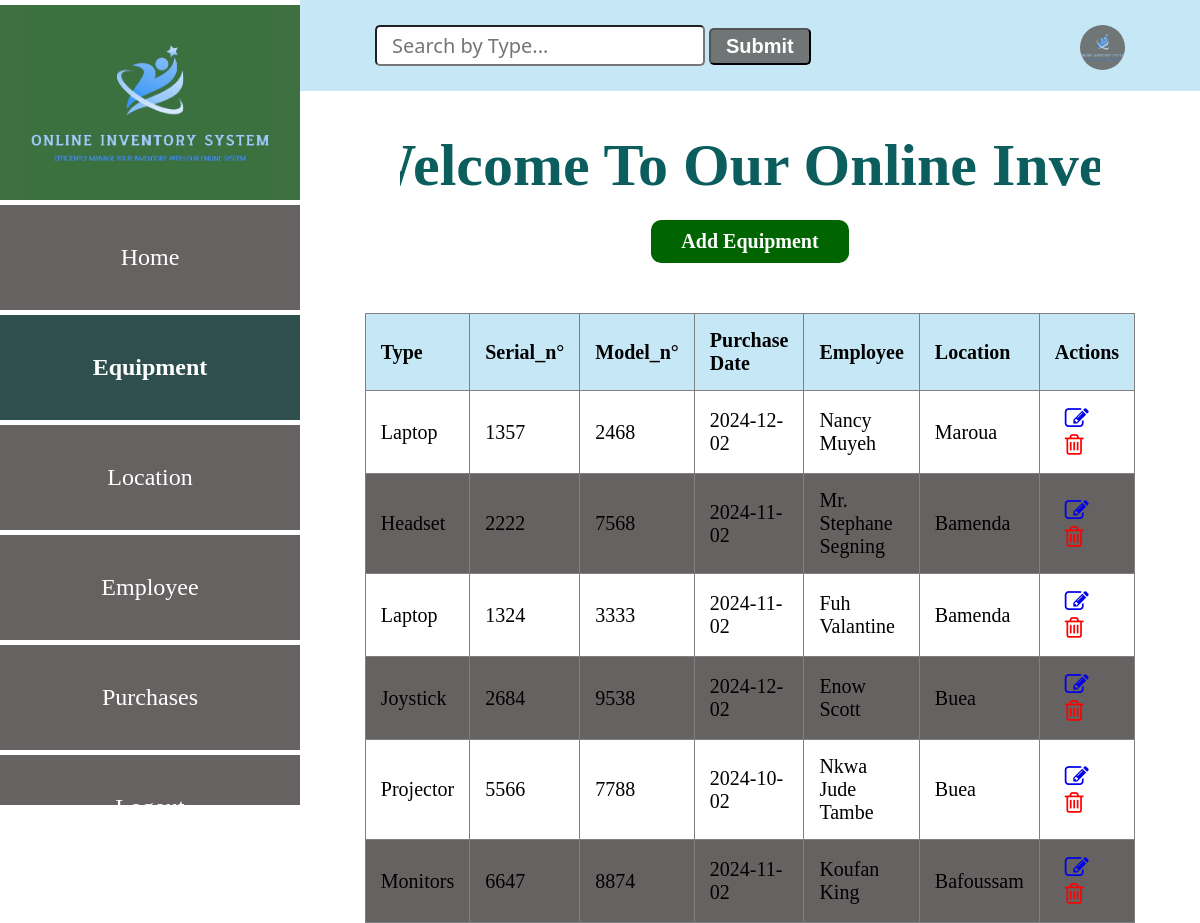
Screenshot of /equipment with the database file from the repository.
### app.py (models this page shows, shortened)
class Equipment(db.Model):
    __tablename__="equipment"
    barcode_number=db.Column(db.Integer, primary_key=True)
    type=db.Column(db.String(20))
    serial_number=db.Column(db.Integer)
    model_number=db.Column(db.Integer)
    purchase_date=db.Column(db.Integer, db.ForeignKey('purchases.id'))
    employee=db.Column(db.Integer, db.ForeignKey('employees.id'))
    location=db.Column(db.Integer, db.ForeignKey('locations.id'))
    purchase_rel=db.relationship('Purchase', backref='equipment_purchase')
    employee_rel=db.relationship('Employee', backref='equipment_employee')
    location_rel=db.relationship('Location', backref='equipment_location')

### app.py (the view)
@app.route('/equipment')
def equipment_index():
    equipment = Equipment.query.all()
    return render_template('equipmentList.html', equipment = equipment)

### app.py (called while the page is built)
@app.before_request
def create_table():
    db.create_all()

### templates/equipmentList.html (shortened to what this page needs)
<!DOCTYPE html>
<html lang="en">
<head>
    <link
    rel="stylesheet"
    href="{{ url_for('static', filename='main.css') }}"
    />
    <link rel="stylesheet" href="https://cdnjs.cloudflare.com/ajax/libs/font-awesome/4.7.0/css/font-awesome.min.css">
</head>
<body>
    <div class="header">
        <input type="search" id="query" name="search" placeholder="Search by Type...">
        <button id="search-button">Submit</button>
        <a href="#"><img src="{{ url_for('static', filename='logo.png') }}" alt=""></a>
    </div>
    <section class="sidebar">
        <div class="logo">
            <img src="{{ url_for('static', filename='logo.png') }}" alt="logo">
        </div>
        <div class="content">
            <a href="/entry_point" class="home">Home</a>
            <a href="/equipment" class="home active">Equipment</a>
            <a href="/location" class="home">Location</a>
            <a href="/employee" class="home">Employee</a>
            <a href="/purchase" class="home">Purchases</a>
            <a href="/login" class="home">Logout</a>
        </div>
    </section>
    <div class="marquee-container">
      <h1 class="marquee">Welcome To Our Online Inventory System</h1>
    </div>
    <div class="location-form">
      <a href="/add-equipment" class="btn1">Add Equipment</a>
      <table border="1" style="overflow: auto;">
        <thead>
          <tr>
            <th>Type</th>
            <th>Serial_n°</th>
            <th>Model_n°</th>
            <th>Purchase Date</th>
            <th>Employee</th>
            <th>Location</th>
            <th>Actions</th>
          </tr>
        </thead>
        <tbody id="table-results">
          {% for equip in equipment %}
            <tr>
              <td>{{ equip.type }}</td>
              <td>{{ equip.serial_number}}</td>
              <td>{{ equip.model_number}}</td>
              <td>{{ equip.purchase_date}}</td>
              <td>{{ equip.employee}}</td>
              <td>{{ equip.location}}</td>
              <td class="action">
                <a href="/edit_equipment{{ equip.barcode_number }}"><i class="fa fa-edit" style="font-size:24px"></i></a>
                <a href="/delete_equipment{{ equip.barcode_number }}"><i class="fa fa-trash-o" style="font-size:24px"></i></a>
              </td>
            </tr>
          {% endfor %}
        </tbody>
      </table>
    </div>
</body>
</html>

### static/main.css (style rules this page uses)
body { margin: 0; padding: 0; font-family: Verdana; }
.header { background: #c6e8f6; padding: 25px; }
.header input { padding: 5px 15px; font-size: 20px; font-family:'Segoe UI', Tahoma, Geneva, Verdana, sans-serif; border-radius: 5px; margin-left: 350px; }
.header button { padding: 5px 15px; font-size: 20px; border-radius: 5px; background: #707576; color: #fff; font-weight: bold; }
.header img { width: 45px; height: 45px; background: #707576; border-radius: 50%; float: right; justify-content: center; margin-right: 50px; }
.sidebar { position: fixed; top: 0; left: 0; width: 300px; height: 100vh; background: #707576; border-top: 5px solid #fff; }
.logo { width: 300px; height: 200px; background: rgba(59, 112, 63, 0.938); display: flex; justify-content: center; align-items: center; }
.logo img { width: 250px; display: block; margin: auto; background-color: rgba(59, 112, 63, 0.938); }
.content { background: #707576; width: 300px; height: calc(100vh - 200px); position: fixed; top: 200px; z-index: 1; border-top: 5px solid #fff; overflow-y: auto; }
.content a { display: flex; text-decoration: none; color: #fff; font-size: 24px; border-bottom: 5px solid white; padding: 39px; justify-content: center; }
.home { border: none; outline: none; padding: 10px 16px; background: #666262; cursor: pointer; }
.active, .home:hover { background: darkslategrey; color: black; font-weight: bold; }
h1 { display: flex; font-size: 60px; flex-wrap: wrap; justify-content: center; gap: 50px; margin-left: 300px; text-align: center; margin-top: 40px; color: rgb(12, 94, 94); }
.location-form { display: flex; justify-content: center; align-items: center; flex-direction: column; margin-left: 300px; }
table { width: 80%; border-collapse: collapse; margin-top: 30px; }
th, td { padding: 15px; text-align: left; font-size: 20px; }
th { background-color: #c6e8f6; font-weight: bold; }
tbody tr:nth-child(even) { background-color: #666262; }
.btn1 { background: darkgreen; color: #fff; font-size: 1em; padding: 10px 30px; border-radius: 10px; transition: background-color 0.25s; margin-bottom: 20px; text-decoration: none; font-size: 20px; display: block; margin-top: -20px; font-weight: bold; }
.marquee-container { overflow: hidden; margin-right: 100px; margin-left: 400px; behavior: inherit; }
.marquee { animation: marquee 20s linear infinite; white-space: nowrap; }
.action a { margin-left: 10px; }
.action .fa-trash-o { color: red; }

### rows the page displays
Equipment: type "Laptop", serial_number "1357", model_number "2468", purchase_date "2024-12-02", employee "Nancy Muyeh", location "Maroua"
Equipment: type "Headset", serial_number "2222", model_number "7568", purchase_date "2024-11-02", employee "Mr. Stephane Segning", location "Bamenda"
Equipment: type "Laptop", serial_number "1324", model_number "3333", purchase_date "2024-11-02", employee "Fuh Valantine", location "Bamenda"
Equipment: type "Joystick", serial_number "2684", model_number "9538", purchase_date "2024-12-02", employee "Enow Scott", location "Buea"
Equipment: type "Projector", serial_number "5566", model_number "7788", purchase_date "2024-10-02", employee "Nkwa Jude Tambe", location "Buea"
Equipment: type "Monitors", serial_number "6647", model_number "8874", purchase_date "2024-11-02", employee "Koufan King", location "Bafoussam"
